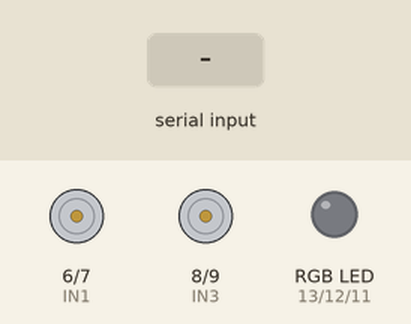
Bench run of a sketch on a simulated Arduino Uno, built with avr-gcc and run on an emulated ATmega328P. On the bench: motor-driver pin pairs drawn as motors (green arrow = first pin HIGH = forward, orange = second pin HIGH = backward, longer = more drive, scaled by the enable pin), an RGB LED mixed from three pins (HIGH = lit). Inputs (shaded band) come from the test bench. What the sketch prints to the serial monitor is not drawn.

Above: at 1.2 s.
1.3 s: "<F>" received over Serial
At 2.0 s:
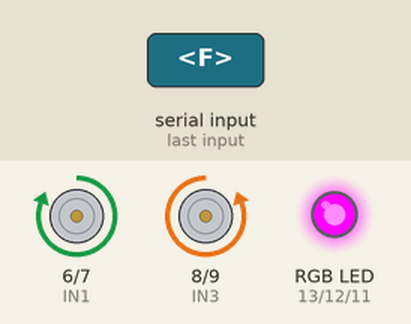
2.8 s: byte 82 ('R') received over Serial
At 4.0 s:
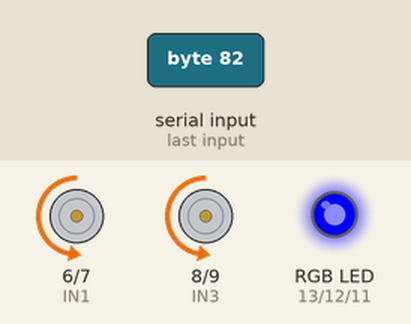
4.3 s: byte 66 ('B') received over Serial
At 5.3 s:
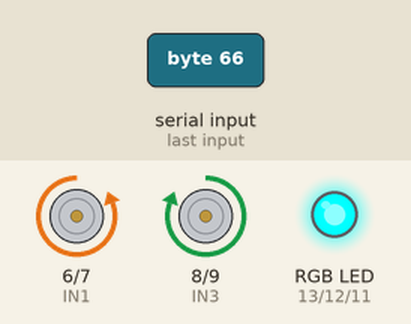
5.8 s: byte 72 ('H') received over Serial
At 6.5 s:
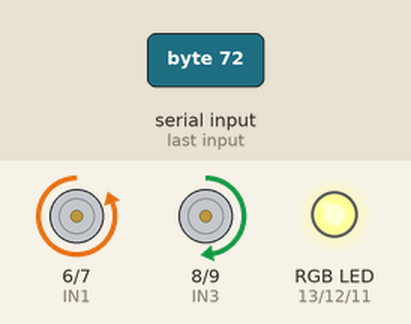
7.3 s: byte 74 ('J') received over Serial
At 8.5 s:
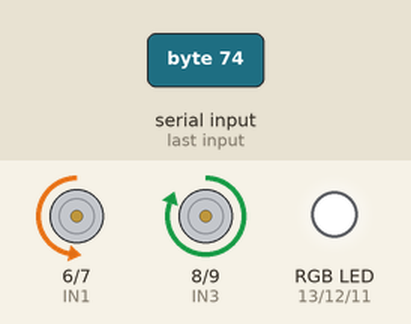
8.8 s: byte 83 ('S') received over Serial
At 9.8 s:
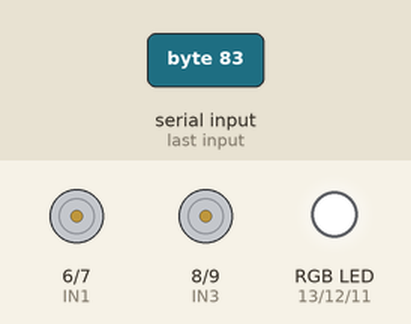
Timing chart, 0 to 11.3 s (numbered marks = the images above; inputs shaded):
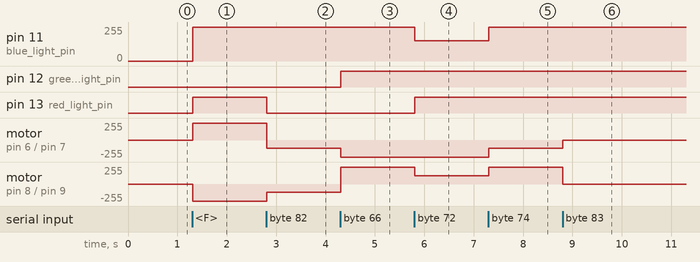

The sketch:

BLUETOOTH_CAR_not_working.ino
```cpp
/*char data = 0;


void setup() {
  // put your setup code here, to run once:
  Serial.begin(9600);
  pinMode(11, OUTPUT);
}


void loop() {
  // put your main code here, to run repeatedly:
  if (Serial.available() > 0)
  {
    data = Serial.read();
    Serial.print(data);
    Serial.print("\n");
    if (data == "F")
    {
      digitalWrite(11, HIGH);
    }
    else if (data == "B")
    {
      digitalWrite(11, LOW);
    }
  }

}*/


// moving forward, backward, left, right, stop via infra red remote control
//#include <IRremote.h> // 2.8.1  required - looks like v3.0.0 does not work

const int RECV_PIN = 7;

const char MOVE_FORWARD = '+';
const char STOP_MOVING = 0;
const char MOVE_BACKWARD = '-';
const char TURN_LEFT = '>';
const char TURN_RIGHT = '<';

char code;

//канал А-ПРАВІ ДВИГУНИ
#define ENA 5
#define IN1 6 // MOTOR A LEFT WHEELS
#define IN2 7 // MOTOR A LEFT WHEELS

//канал В- ЛІВІ ДВИГУНИ

#define IN3 8 // MOTOR B RIGHT WHEELS
#define IN4 9 // MOTOR B RIGHT WHEELS
#define ENB 10


const int red_light_pin= 13;
const int green_light_pin = 12;
const int blue_light_pin = 11;

//IRrecv irrecv(RECV_PIN);
int  moveAll = STOP_MOVING;

/*
                            Cathode - Anode
  RGB_color(255, 0, 0); //        Red - Cyan
  RGB_color(0, 255, 0); //    Green - Magenta
  RGB_color(0, 0, 255); //    Blue  yellow
  RGB_color(255, 255, 125); // Raspberry - blue
  RGB_color(0, 255, 255); //     Cyan - red
  RGB_color(255, 0, 255); //  Magenta - Green
  RGB_color(255, 255, 0); //    Yellow Blue
  RGB_color(255, 255, 255); // White - notinhg
*/

void RGB_color_cathode(int red_light_value, int green_light_value, int blue_light_value)
{
  if (red_light_value >= 0 && red_light_value <= 255 )
    analogWrite(red_light_pin, red_light_value);
  if (green_light_value >= 0 && green_light_value <= 255 )
    analogWrite(green_light_pin, green_light_value);
  if (blue_light_value >= 0 && blue_light_value <= 255 )
    analogWrite(blue_light_pin, blue_light_value);
}

void RGB_color_anode(int red_light_value, int green_light_value, int blue_light_value)
{
  if (red_light_value >= 0 && red_light_value <= 255 )
    analogWrite(red_light_pin, 255 - red_light_value);
  if (green_light_value >= 0 && green_light_value <= 255 )
    analogWrite(green_light_pin, 255 - green_light_value);
  if (blue_light_value >= 0 && blue_light_value <= 255 )
    analogWrite(blue_light_pin, 255 - blue_light_value);
}

void setup() {

  Serial.begin(9600);
  //irrecv.enableIRIn();
  //irrecv.blink13(true);
  Serial.println("Crazy Bus is ready to start!");

  pinMode(ENA, OUTPUT);
  pinMode(IN1, OUTPUT);
  pinMode(IN2, OUTPUT);
  pinMode(IN3, OUTPUT);
  pinMode(IN4, OUTPUT);
  pinMode(ENB, OUTPUT);

  pinMode(red_light_pin, OUTPUT);
  pinMode(green_light_pin, OUTPUT);
  pinMode(blue_light_pin, OUTPUT);

  Serial.println("STOPPED");
}


void loop()
{
  // якщо прийшла команда із смартфона
  if(Serial.available()){
  //зчитуємо дані
    code = Serial.read() ;


     if(code == 'F'){   //ЯКЩО ПРИЙШЛА КОМАНДА 'F'=  РУХАЄМОСЬ ВПЕРЕД
      RGB_color_anode(0, 255, 0); // Green

      digitalWrite(IN1, HIGH); //Встановлює  напрям обертання двигунів  ВПЕРЕД Каналу А
      digitalWrite(IN2, LOW);   //
      analogWrite(ENA, 255);   // двигуни на Каналі А крутяться з максимальною швидкістю

      digitalWrite(IN3, LOW); //Встановлює  напрям обертання двигунів  ВПЕРЕД  Каналу B
      digitalWrite(IN4, HIGH);   //
      analogWrite(ENB, 255);   // двигуни на Каналі В крутяться з максимальною швидкістю
    }
     if(code == 'G'){   //ЯКЩО ПРИЙШЛА КОМАНДА 'G'=  РУХАЄМОСЬ  ЛІВОРУЧ ВПЕРЕД
      RGB_color_anode(0, 102, 102); // Biruza
      digitalWrite(IN1, HIGH); //Встановлює  напрям обертання двигунів  ВПЕРЕД Каналу А
      digitalWrite(IN2, LOW);   //
      analogWrite(ENA, 255);   // двигуни на Каналі А крутяться з максимальною швидкістю

      digitalWrite(IN3, LOW); //Встановлює  напрям обертання двигунів  ВПЕРЕД  Каналу B
      digitalWrite(IN4, HIGH); //
      analogWrite(ENB, 40);   // двигуни на Каналі В крутяться з мінімальною швидкістю
    }

     if(code == 'L'){  // ЯКЩО ПРИЙШЛА КОМАНДА'L'= РУХАЄМОСЬ ЛІВОРУЧ
      RGB_color_anode(0, 0, 255); // Blue
      digitalWrite(IN1, HIGH); //Встановлює  напрям обертання двигунів  ВПЕРЕД  Каналу А
      digitalWrite(IN2, LOW);   //
      analogWrite(ENA, 127);   // двигуни  Каналу B обертаються на половину швидкості

      digitalWrite(IN3, HIGH); //Встановлює  напрям обертання двигунів НАЗАД у КаналІ B
      digitalWrite(IN4, LOW);  //
      analogWrite(ENB, 127);   // двигуни  Каналу B обертаються на половину швидкості 127
    }

    if(code == 'I'){   //ЯКЩО ПРИЙШЛА КОМАНДА 'I'=  РУХАЄМОСЬ  ПРАВОРУЧ ВПЕРЕД
      RGB_color_anode(102, 102, 0); // olive
      digitalWrite(IN1, HIGH); //Встановлює  напрям обертання двигунів  ВПЕРЕД Каналу А
      digitalWrite(IN2, LOW);   //
      analogWrite(ENA, 40);   // двигуни на Каналі А крутяться з мінімальною швидкістю 40

      digitalWrite(IN3, LOW); //Встановлює  напрям обертання двигунів  ВПЕРЕД  Каналу B
      digitalWrite(IN4, HIGH); //
      analogWrite(ENB, 255);   // двигуни на Каналі В крутяться з мінімальною швидкістю
    }

     if(code == 'R'){  //ЯКЩО ПРИЙШЛА КОМАНДА 'R'= РУХАЄМОСЬ ПРАВОРУЧ
      RGB_color_anode(255, 255, 0); // Yellow
      digitalWrite(IN1, LOW); //Встановлює бертання двигунів НАЗАД Каналу А
      digitalWrite(IN2, HIGH);   //
      analogWrite(ENA, 127);   // двигун на Каналі А  обертається на половину швидкості

      digitalWrite (IN3, LOW );//Встановлює  напрям обертання двигунів  ВПЕРЕД у КаналІ B
      digitalWrite (IN4, HIGH );
      analogWrite(ENB, 127);   // двигун на Каналі В обертається на половину швидкості 127
    }

     if(code == 'B'){   // ЯКЩО ПРИЙШЛА КОМАНДА 'B'= РУХАЄМОСЬ НАЗАД
       RGB_color_anode(255, 0, 0); // Red
       digitalWrite (IN2, HIGH);//Встановлює бертання двигунів НАЗАД Каналу А
       digitalWrite (IN1, LOW);
       analogWrite(ENA, 255);   // двигуни на Каналі А крутяться з максимальною швидкістю 255

       digitalWrite (IN4, LOW);//Встановлює  напрям обертання двигунів НАЗАД у КаналІ B
       digitalWrite (IN3, HIGH);
      analogWrite(ENB, 255);   // двигуни на Каналі В крутяться з максимальною швидкістю 255
    }

     if(code == 'H'){   // ЯКЩО ПРИЙШЛА КОМАНДА 'H'= РУХАЄМОСЬ ЛІВОРУЧ НАЗАД
      // Робот рухається НАЗАД
       RGB_color_anode(51, 0, 102); // Violet
       digitalWrite (IN2, HIGH);//Встановлює напрям обертання двигунів НАЗАД Каналу А
       digitalWrite (IN1, LOW);
       analogWrite(ENA, 255);   // двигуни на Каналі А крутяться з максимальною швидкістю 255

       digitalWrite (IN4, LOW);//Встановлює  напрям обертання двигунів НАЗАД у КаналІ B
       digitalWrite (IN3, HIGH);
       analogWrite(ENB, 40);   // двигуни на КаналІ B крутяться з мінімальною швидкістю 40
    }


    if(code == 'J'){   // ЯКЩО ПРИЙШЛА КОМАНДА 'J' = РУХАЄМОСЬ ПРАВОРУЧ НАЗАД
       RGB_color_anode(102, 51, 0); // Orange
       digitalWrite (IN2, HIGH);//Встановлює напрям обертання двигунів НАЗАД Каналу А
       digitalWrite (IN1, LOW);
       analogWrite(ENA, 40); // двигуни на Каналі А крутяться з мінімальною швидкістю 40

       digitalWrite (IN4, LOW);//Встановлює  напрям обертання двигунів НАЗАД у КаналІ B
       digitalWrite (IN3, HIGH);
       analogWrite(ENB, 255);  // двигуни на КаналІ B крутяться з максимальною швидкістю 255
    }
    if(code == 'S'){  // ЯКЩО ПРИЙШЛА КОМАНДА 'S'= СТОП
      analogWrite(ENA, 0);  //СТОП  ДВИГУНИ каналу  А
      analogWrite(ENB, 0);  //СТОП  ДВИГУНИ каналу  B
    }
  }
  delay(10);
}


/*void loop() {
  if (moveAll == STOP_MOVING)
  {
        RGB_color_anode(0,0, 0); // Nothing
        digitalWrite(IN1, LOW);
        digitalWrite(IN2, LOW);
        digitalWrite(IN3, LOW);
        digitalWrite(IN4, LOW);
  }
  else
  {
    if (moveAll == MOVE_FORWARD)
    {
        RGB_color_anode(0, 255, 0); // Green
        digitalWrite(IN1, HIGH);
        digitalWrite(IN2, LOW);
        digitalWrite(IN3, HIGH);
        digitalWrite(IN4, LOW);

        //digitalWrite(RECV_PIN, HIGH);
        //delay(1000);
    }
    else if (moveAll == MOVE_BACKWARD)
    {
        RGB_color_anode(255, 0, 0); // Red
        //RGB_color_anode(255, 11, 56); //TODO: strangely but any other value for RED except 255 - causes that the futhre irrecv.decode() call is not successfull anymore - infrared does not respond
        digitalWrite(IN1, LOW);
        digitalWrite(IN2, HIGH);
        digitalWrite(IN3, LOW);
        digitalWrite(IN4, HIGH);
    }
    else if (moveAll == TURN_LEFT)
    {

        //digitalWrite(IN1, LOW);  // LEFT WHEELS BACKWARD
        //digitalWrite(IN2, HIGH);  // LEFT WHEELS BACKWARD

        RGB_color_anode(0, 0, 255); // Blue

        digitalWrite(IN1, HIGH);
        digitalWrite(IN2, LOW);
        digitalWrite(IN3, HIGH );
        digitalWrite(IN4, LOW);
        delay(50);

        digitalWrite(IN1, LOW);
        digitalWrite(IN2, LOW);
        digitalWrite(IN3, HIGH); // RIGHT WHEELS FORWARD
        digitalWrite(IN4, LOW); // RIGHT WHEELS FORWARD
        delay(350);
    }
    else if (moveAll == TURN_RIGHT)
    {
        RGB_color_anode(255, 255, 0); // Yellow
        digitalWrite(IN1, HIGH); // LEFT WHEELS FORWARD
        digitalWrite(IN2, LOW); // LEFT WHEELS FORWARD
        digitalWrite(IN3, LOW);
        digitalWrite(IN4, LOW);
        delay(350);

        digitalWrite(IN1, HIGH);
        digitalWrite(IN2, LOW);
        digitalWrite(IN3, HIGH);
        digitalWrite(IN4, LOW);
        delay(50);
        //digitalWrite(IN3, LOW); // RIGHT WHEELS BACKWARD
        //digitalWrite(IN4, HIGH); // RIGHT WHEELS BACKWARD
    }
  }

  if (irrecv.decode()){

           switch (irrecv.results.value)
           {
              case 0xFF30CF:
                  Serial.println("1");
                  break;
              case 0xFF18E7:
                  Serial.println("2");
                  moveAll = MOVE_FORWARD;
                  Serial.println("MOVE_FORWARD");

                  break;
              case 0xFF7A85:
                  Serial.println("3");
                  break;
              case 0xFF10EF:
                  Serial.println("4");
                  moveAll = TURN_LEFT;
                  Serial.println("TURN_LEFT");
                  break;
              case 0xFF38C7:
                  Serial.println("5");
                  moveAll = STOP_MOVING;
                  Serial.println("STOPPED");
                  break;
              case 0xFF5AA5:
                  Serial.println("6");
                  moveAll = TURN_RIGHT;
                  Serial.println("TURN_RIGHT");
                  break;
              case 0xFF42BD:
                  Serial.println("7");
                  break;
              case 0xFF4AB5:
                  Serial.println("8");
                  moveAll = MOVE_BACKWARD;
                  Serial.println("MOVE_BACKWARD");
                  break;
              case 0xFF52AD:
                  Serial.println("9");
                  break;
              case 0xFFA25D:
                  Serial.println("CH-");
                  break;
              case 0xFF629D:
                  Serial.println("CH");
                  break;
              case 0xFFE21D:
                  Serial.println("CH+");
                  break;
              case 0xFF22DD:
                  Serial.println("|<<");
                  moveAll = TURN_LEFT;
                  Serial.println("TURN_LEFT");
                  break;
              case 0xFF02FD:
                  Serial.println(">>|");
                  moveAll = TURN_RIGHT;
                  Serial.println("TURN_RIGHT");
                  break;
              case 0xFFC23D:
                  Serial.println(">||");
                  break;
              case 0xFFE01F:
                  Serial.println("-");
                  moveAll = MOVE_BACKWARD;
                  Serial.println("MOVE_BACKWARD");
                  break;
              case 0xFFA857:
                  Serial.println("+");
                  moveAll = MOVE_FORWARD;
                  Serial.println("MOVE_FORWARD");
                  break;
              case 0xFF906F:
                  Serial.println("EQ");
                  break;
              case 0xFF6897:
                  Serial.println("0");
                  moveAll = STOP_MOVING;
                  Serial.println("STOPPED");
                  break;
              case 0xFF9867:
                  Serial.println("100+");
                  break;
              case 0xFFB04F:
                  Serial.println("200+");
                  break;
              default:
                  //Serial.println( irrecv.results.value, HEX);
                  break;
           }
        irrecv.resume();
    }
}
*/
```

Measured:
- after the input at 1.3 s, pin 11 (blue_light_pin): 0/255 → 255/255 at once; pin 13 (red_light_pin): LOW → HIGH at once; motor on pin 6 (IN1) / pin 7 (IN2): stopped → forward 255/255 at once; motor on pin 8 (IN3) / pin 9 (IN4): stopped → backward 255/255 at once
- after the input at 2.8 s, pin 13 (red_light_pin): HIGH → LOW at once; motor on pin 6 (IN1) / pin 7 (IN2): forward 255/255 → backward 127/255 at once; motor on pin 8 (IN3) / pin 9 (IN4): backward 255/255 → backward 127/255 at once
- after the input at 4.3 s, pin 12 (green_light_pin): LOW → HIGH at once; motor on pin 6 (IN1) / pin 7 (IN2): backward 127/255 → backward 255/255 at once; motor on pin 8 (IN3) / pin 9 (IN4): backward 127/255 → forward 255/255 at once
- after the input at 5.8 s, pin 11 (blue_light_pin): 255/255 → 153/255 at once; pin 13 (red_light_pin): LOW → HIGH at once; motor on pin 8 (IN3) / pin 9 (IN4): forward 255/255 → forward 127/255 at once
- after the input at 7.3 s, pin 11 (blue_light_pin): 153/255 → 255/255 at once; motor on pin 6 (IN1) / pin 7 (IN2): backward 255/255 → backward 127/255 at once; motor on pin 8 (IN3) / pin 9 (IN4): forward 127/255 → forward 255/255 at once
- after the input at 8.8 s, motor on pin 6 (IN1) / pin 7 (IN2): backward 127/255 → stopped at once; motor on pin 8 (IN3) / pin 9 (IN4): forward 255/255 → stopped at once
